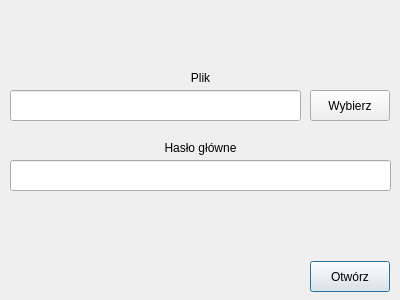
<?xml version="1.0" encoding="UTF-8"?>
<ui version="4.0">
 <class>Dialog</class>
 <widget class="QDialog" name="Dialog">
  <property name="geometry">
   <rect>
    <x>0</x>
    <y>0</y>
    <width>400</width>
    <height>300</height>
   </rect>
  </property>
  <property name="windowTitle">
   <string>Otwórz bazę haseł</string>
  </property>
  <widget class="QPushButton" name="ok_button">
   <property name="geometry">
    <rect>
     <x>310</x>
     <y>261</y>
     <width>80</width>
     <height>31</height>
    </rect>
   </property>
   <property name="text">
    <string>Otwórz</string>
   </property>
  </widget>
  <widget class="QLabel" name="master_password_label">
   <property name="geometry">
    <rect>
     <x>150</x>
     <y>140</y>
     <width>101</width>
     <height>16</height>
    </rect>
   </property>
   <property name="text">
    <string>Hasło główne</string>
   </property>
   <property name="alignment">
    <set>Qt::AlignCenter</set>
   </property>
  </widget>
  <widget class="QLineEdit" name="master_password_input">
   <property name="geometry">
    <rect>
     <x>10</x>
     <y>160</y>
     <width>381</width>
     <height>31</height>
    </rect>
   </property>
  </widget>
  <widget class="QLabel" name="file_name_label">
   <property name="geometry">
    <rect>
     <x>150</x>
     <y>70</y>
     <width>101</width>
     <height>16</height>
    </rect>
   </property>
   <property name="text">
    <string>Plik</string>
   </property>
   <property name="alignment">
    <set>Qt::AlignCenter</set>
   </property>
  </widget>
  <widget class="QLineEdit" name="file_name_input">
   <property name="geometry">
    <rect>
     <x>10</x>
     <y>90</y>
     <width>291</width>
     <height>31</height>
    </rect>
   </property>
   <property name="readOnly">
    <bool>true</bool>
   </property>
  </widget>
  <widget class="QPushButton" name="select_file_button">
   <property name="geometry">
    <rect>
     <x>310</x>
     <y>90</y>
     <width>80</width>
     <height>31</height>
    </rect>
   </property>
   <property name="text">
    <string>Wybierz</string>
   </property>
  </widget>
 </widget>
 <resources/>
 <connections/>
</ui>
